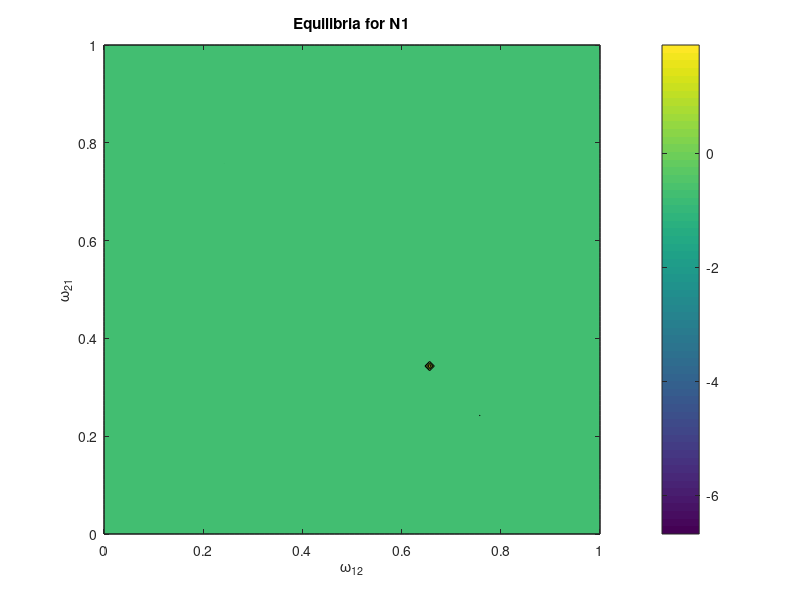
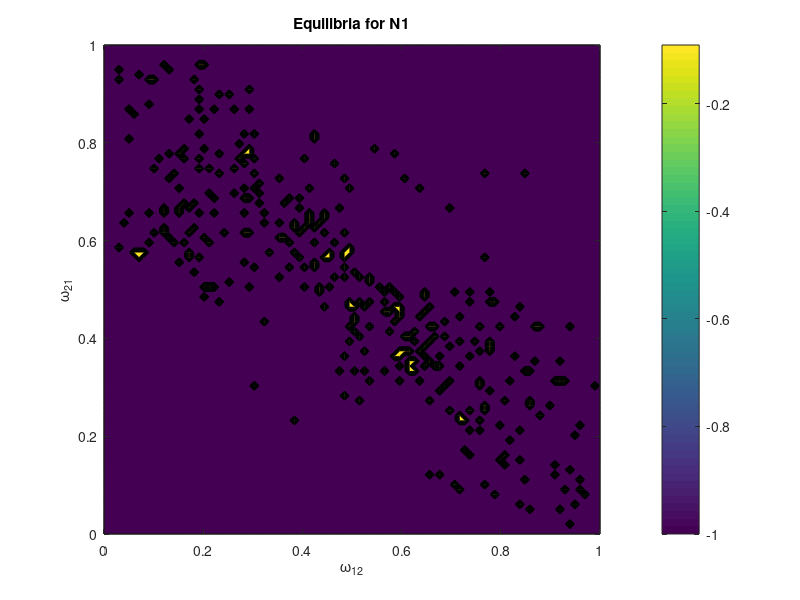

Recreate these plots in MATLAB, in order.
%Trying to investigate how the equilibria of the system of dif. eqns.
%relies on the two phenotypic switching rates. Setting r1 and r2 to be
%constant for this investigation

%initialising intrinsic rates to 1 for the purpose of investigating
%equilibria
r1_eq = 1;
r2_eq = 1;


%initialising omega values
w_start = 0;
w_end = 1;
w_int = 100;

w12_vals = linspace(w_start, w_end, w_int);
w21_vals = linspace(w_start, w_end, w_int);

N1_eq_vals = zeros(length(w12_vals), length(w21_vals));
N2_eq_vals = zeros(length(w12_vals), length(w21_vals));
stability_eval = zeros(length(w12_vals), length(w21_vals));


for i = 1:length(w12_vals)
    for j = 1:length(w21_vals)
        %Assigning w12 and w21 for each iteration
        w12 = w12_vals(i);
        w21 = w21_vals(j);

        %creating a vector for the system of differential equations dN1/dt
        %and dN2/dt to solve for possible equilibria (when both dN1/dt and
        %dN1/dt = 0)

        vec_system = @(N) [
            r1_eq*N(1) - w12*N(1) + w21*N(2);
            r2_eq*N(2) - w21*N(2) + w12*N(1)];

        [Eq_vals, ~, exitflag] = fsolve(vec_system, [100, 100]); 
        %using fsolve to find roots of system - initial N1 and N2 guess for
        %iterations [a, b]

        if exitflag > 0 %exitflag tests the reason fsolve stopped. if >0 means a solution was found
            N1_eq_vals(i,j) = Eq_vals(1);
            N2_eq_vals(i,j) = Eq_vals(2);

            %Stability analysis of equilibria if equilibria is found:
            
            %Creating Jacobean matrix
            J = [r1_eq - w12, w21;
                w12, r2_eq - w21]; 
            %Determining eigen-values of Jacobean matrix
            eigenvals = eig(J);

            if all(real(eigenvals) < 0) %stable
                stability_eval(i,j) = 1;
            else
                stability_eval(i,j) = -1; %unstable
            end


        else
            N1_eq_vals(i,j) = NaN;
            N2_eq_vals(i,j) = NaN;
        end

    end
end


% Visualize results
figure;
contourf(w12_vals, w21_vals, N1_eq_vals'); % Equilibria for N1
xlabel('\omega_{12}');
ylabel('\omega_{21}');
title('Equilibria for N1');
colorbar;


figure;
contourf(w12_vals, w21_vals, stability_eval);
xlabel('\omega_{12}');
ylabel('\omega_{21}');
title('Equilibria for N1');
colorbar;
